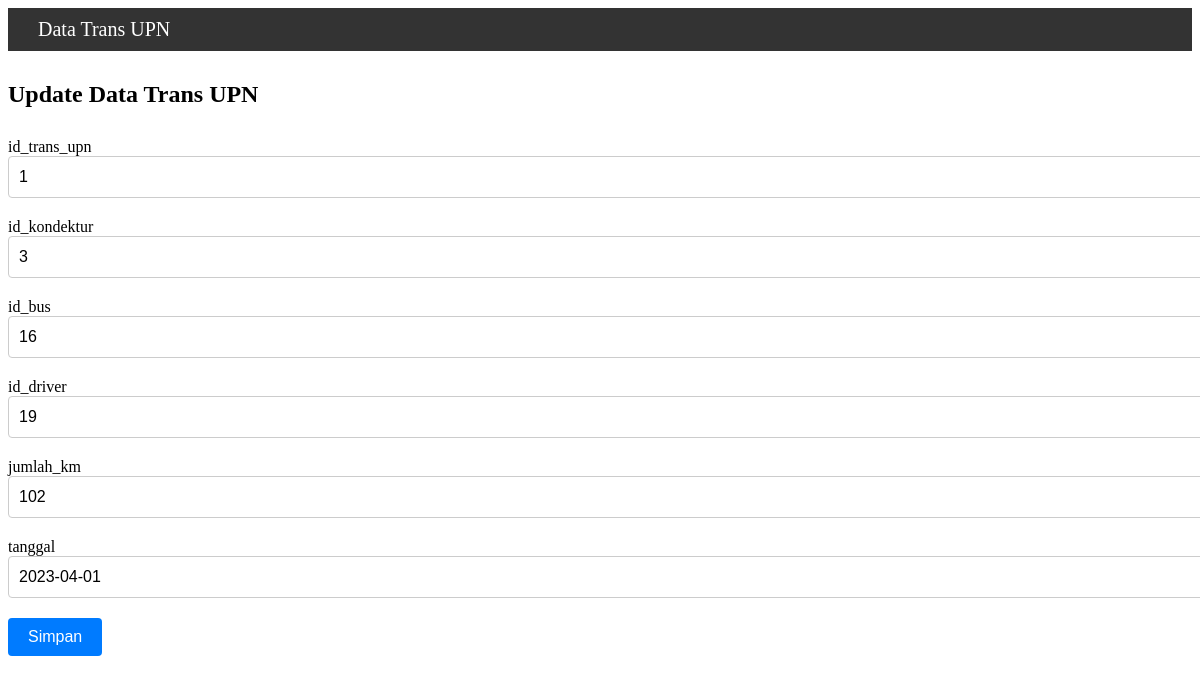
Screenshot of /updateTransupn.php?id_trans_upn=1 with the database file from the repository.
### tables this page shows
CREATE TABLE `trans_upn` (
  `id_trans_upn` int(10) UNSIGNED NOT NULL,
  `id_kondektur` int(10) UNSIGNED NOT NULL,
  `id_bus` int(10) UNSIGNED NOT NULL,
  `id_driver` int(10) UNSIGNED NOT NULL,
  `jumlah_km` int(10) UNSIGNED DEFAULT NULL,
  `tanggal` date DEFAULT NULL
);

### conn.php (called while the page is built, shortened)
<?php
function connection() {
   $dbServer = 'localhost';
   $dbUser = 'root';
   $dbPass = '';
   $dbName = "transupn";
   $conn = mysqli_connect($dbServer, $dbUser, $dbPass);
   mysqli_select_db($conn,$dbName);
   return $conn;
}

### updateTransupn.php (the view, shortened to what this page needs)
<?php
  include ('conn.php');
  $result = '';
  if ($_SERVER['REQUEST_METHOD'] === 'GET') {
      if (isset($_GET['id_trans_upn'])) {
          $id_trans_upn_upd = $_GET['id_trans_upn'];
          $query = "SELECT * FROM trans_upn WHERE id_trans_upn = '$id_trans_upn_upd'";
          $result = mysqli_query(connection(),$query);
      }
  }
?>
<!DOCTYPE html>
<html>
  <head>
    <link rel="stylesheet" href="style.css">
  </head>
  <body>
    <nav class="navbar navbar-dark fixed-top bg-dark flex-md-nowrap p-0 shadow">
      <a class="navbar-brand col-sm-3 col-md-2 mr-0" href="index.php">Data Trans UPN</a>
    </nav>
    <div class="container-fluid">
      <div class="row">
        <main role="main" class="col-md-9 ml-sm-auto col-lg-10 px-4">
          <h2 style="margin: 30px 0 30px 0;">Update Data Trans UPN</h2>
          <form action="updateTransupn.php" method="POST">
            <?php while($data = mysqli_fetch_array($result)): ?>
            <div class="form-group">
                <label>id_trans_upn</label>
                <input type="text" class="form-control" placeholder="id_trans_upn" name="id_trans_upn" value="<?php echo $data['id_trans_upn'];  ?>" required="required" readonly>
            </div>
            <div class="form-group">
              <label>id_kondektur</label>
              <input type="text" class="form-control" placeholder="id_kondektur" name="id_kondektur" value="<?php echo $data['id_kondektur'];  ?>" required="required" readonly>
            </div>
            <div class="form-group">
            <div class="form-group">
              <label>id_bus</label>
              <input type="text" class="form-control" placeholder="id_bus" name="id_bus" value="<?php echo $data['id_bus'];  ?>" required="required" readonly>
            </div>
              <label>id_driver</label>
              <input type="text" class="form-control" placeholder="id_driver" name="id_driver" value="<?php echo $data['id_driver'];  ?>" required="required" readonly>
            </div>
            <div class="form-group">
              <label>jumlah_km</label>
              <input type="text" class="form-control" placeholder="jumlah_km" name="jumlah_km" value="<?php echo $data['jumlah_km'];  ?>" required="required">
            </div>
            <div class="form-group">
              <label>tanggal</label>
              <input type="text" class="form-control" placeholder="tanggal" name="tanggal" value="<?php echo $data['tanggal'];  ?>" required="required">
            </div>
            <?php endwhile; ?>
            <button type="submit" class="btn btn-primary">Simpan</button>
          </form>
        </main>
      </div>
    </div>
  </body>
</html>

### style.css (style rules this page uses)
.navbar { background-color: #333; padding: 10px 30px; color: #fff; display: flex; justify-content: space-between; align-items: center; }
.navbar a { text-decoration: none; color: #fff; font-size: 20px; text-align: left; }
.form-group { margin-bottom: 20px; }
.form-control { width: 100%; height: 40px; border: 1px solid #ccc; border-radius: 4px; padding: 0 10px; font-size: 1em; }
.btn-primary { background-color: #007bff; color: #fff; border: none; border-radius: 4px; padding: 10px 20px; font-size: 1em; }

### rows the page displays
trans_upn: id_trans_upn "1", id_kondektur "3", id_bus "16", id_driver "19", jumlah_km "102", tanggal "2023-04-01"
